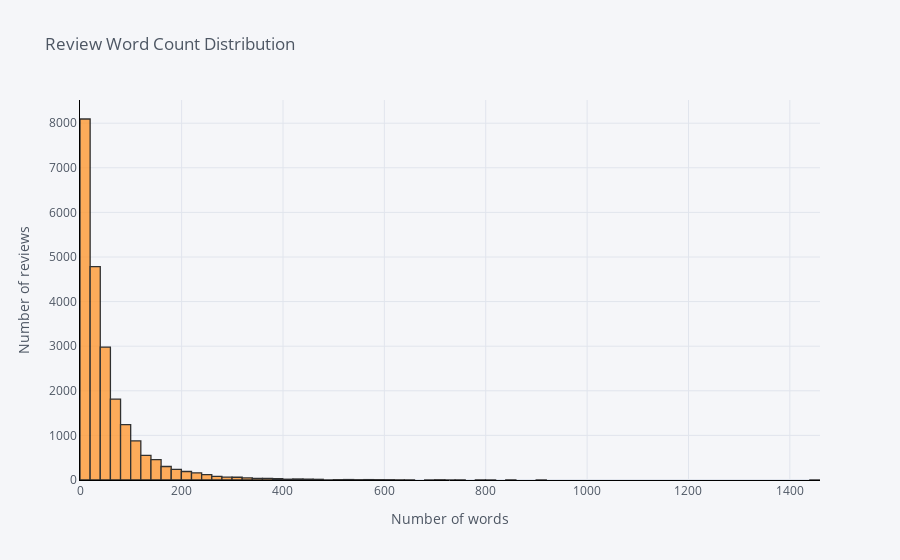

Notebook code for this chart:
### Code cell
# Let's visualize a bit
reviews['word_count'].iplot(kind='hist',
                            bins=100,
                            xTitle='Number of words',
                            linecolor='black',
                            yTitle='Number of reviews',
                            title='Review Word Count Distribution')

### Figure 1 — Plotly figure (JSON) as saved in the notebook; plotly's stock layout.template omitted (floating-point values rounded to 4 significant figures; data arrays with more than 128 entries replaced by an {"elided": "..."} marker saying what was removed)
{"data": [{"histfunc": "count", "histnorm": "", "marker": {"color": "rgba(255, 153, 51, 1.0)", "line": {"color": "#000000", "width": 1.3}}, "name": "word_count", "nbinsx": 100, "opacity": 0.8, "orientation": "v", "type": "histogram", "x": {"elided": "22310 int values"}}], "layout": {"barmode": "overlay", "legend": {"bgcolor": "#F5F6F9", "font": {"color": "#4D5663"}}, "paper_bgcolor": "#F5F6F9", "plot_bgcolor": "#F5F6F9", "title": {"font": {"color": "#4D5663"}, "text": "Review Word Count Distribution"}, "xaxis": {"gridcolor": "#E1E5ED", "linecolor": "black", "showgrid": true, "tickfont": {"color": "#4D5663"}, "title": {"font": {"color": "#4D5663"}, "text": "Number of words"}, "zerolinecolor": "#E1E5ED"}, "yaxis": {"gridcolor": "#E1E5ED", "linecolor": "black", "showgrid": true, "tickfont": {"color": "#4D5663"}, "title": {"font": {"color": "#4D5663"}, "text": "Number of reviews"}, "zerolinecolor": "#E1E5ED"}}}
